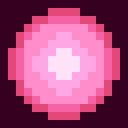
#> input picture test/compression/small_mode_4.png, 16 x 16 px, given in place of overworld.png, which was not available (shown 8 times larger)
$ python make_cf_caged.py out.png
#> lines starting #> are read from the running program, lines starting #| are printed output that depends on the picture; pictures that were not available may be replaced by others from this repository, and a replacement may not be noted
import sys
from PIL import Image
REPO='/home/user/Pokerom-hack'
out=sys.argv[1]
mons=['pikachu','eevee','rattata']
SHIFT=-1
BARS=(8,11,21,24)
# collect mon RGBA frames
frames=[]
for m in mons:
    im=Image.open(f'{REPO}/graphics/pokemon/{m}/overworld.png')
#> im is the input picture: PIL image 16x16 P; mean R, G, B 165.3, 74.4, 121.1
    f=im.crop((0,0,32,32)).convert('RGBA')
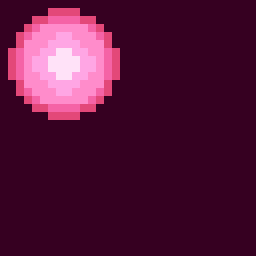
#> f: PIL image 32x32 RGBA (shown 8 times larger); mean R, G, B, A 81.8, 18.6, 55, 255
    pal=im.getpalette()
#> pal = 48 values, max 255 at index 3, min 0 at index 1, mean 122.1
    # index 0 transparent
    src=im.crop((0,0,32,32)).load(); px=f.load()
    for y in range(32):
        for x in range(32):
            if src[x,y]==0: px[x,y]=(0,0,0,0)
    g=Image.new('RGBA',(32,32),(0,0,0,0)); g.paste(f,(0,SHIFT),f)
#> after `g = Image.new('RGBA', (32, 32), (0, 0, 0, 0))`: g: PIL image 32x32 RGBA; every value is 0
#> after `g.paste(f, (0, SHIFT), f)`:
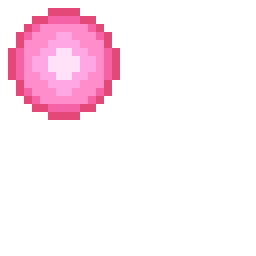
#> f: PIL image 32x32 RGBA (shown 8 times larger); mean R, G, B, A 35.6, 18.6, 26.8, 36.9; transparent parts drawn white
#> after `g.paste(f, (0, SHIFT), f)`:
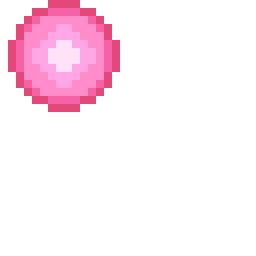
#> g: PIL image 32x32 RGBA (shown 8 times larger); mean R, G, B, A 35.6, 18.6, 26.8, 36.9; transparent parts drawn white
    frames.append(g)
#> pass 2 of the loop `for m in mons:`:
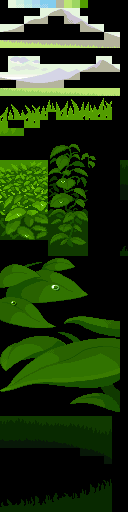
#> input picture test/compression/large_mode_5.png, 128 x 512 px, given in place of overworld.png, which was not available
#> im is the input picture: PIL image 128x512 P; mean R, G, B 32.4, 55, 16.5
#> `f=im.crop((0,0,32,32)).convert('RGBA')`:
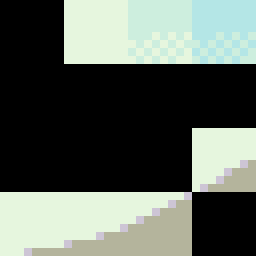
#> f: PIL image 32x32 RGBA (shown 8 times larger); mean R, G, B, A 92.5, 100.6, 92.2, 255
#> pal = 768 values, max 255 at index 17, min 0 at index 0, mean 45.99
#> `g.paste(f, (0, SHIFT), f)`:
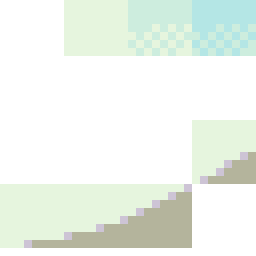
#> g: PIL image 32x32 RGBA (shown 8 times larger); mean R, G, B, A 87.7, 95.1, 87, 105.6; transparent parts drawn white
TRANSP=(152,208,160)
BLACK=(0,0,0)
CAGE_DARK=(48,48,56); CAGE_MID=(112,120,144); CAGE_LIGHT=(192,200,216); CAGE_HI=(232,232,248)
mon_cols=[(248,208,80),(200,160,64),(168,128,64),(112,80,56),(64,48,24),(232,216,176),(216,72,40),(168,128,216),(104,88,152),(56,48,88)]
palette=[TRANSP,CAGE_DARK,CAGE_MID,CAGE_LIGHT,CAGE_HI,BLACK]+mon_cols
assert len(palette)==16
def nearest(c,cands):
    return min(cands,key=lambda i:sum((a-b)**2 for a,b in zip(palette[i],c)))
monidx=[1,3,4]+list(range(5,16))
D,M,L,H=1,2,3,4
def cage_layer():
    c={}
    def put(x,y,v): c[(x,y)]=v
    T=0  # top offset
    # handle ring rows 0..3
    for x in range(14,18): put(x,0,D)
    put(13,1,D);put(18,1,D);put(14,1,H);put(17,1,M)
    for x in range(14,18): put(x,2,D) if x in (14,17) else None
    put(13,2,D);put(18,2,D);put(14,2,L);put(17,2,M)
    for x in range(14,18): put(x,3,D)
    put(15,4,D);put(16,4,D)
    # domed top plate rows 5..8
    for x in range(8,24): put(x,5,D)
    put(7,6,D);put(24,6,D)
    for x in range(8,24): put(x,6,H)
    for x in range(5,27): put(x,7,D)
    for x in range(6,26): put(x,7,L)
    put(7,7,L);put(24,7,L)
    for x in range(4,28): put(x,8,M)
    put(4,8,D);put(27,8,D)
    for x in range(4,28): put(x,9,D)
    # bottom base rows 28..31
    for x in range(3,29): put(x,28,D)
    for x in range(4,28): put(x,29,L)
    for x in range(4,28): put(x,30,M)
    put(3,29,D);put(28,29,D);put(3,30,D);put(28,30,D)
    for x in range(3,29): put(x,31,D)
    # vertical bars rows 10..27
    for y in range(10,28):
        put(4,y,D);put(5,y,L);put(26,y,M);put(27,y,D)
        for bx in BARS:
            put(bx,y,L)
    for bx in BARS:
        put(bx,10,H)
    return c
cage=cage_layer()
sheet=Image.new('P',(32,96),0)
#> sheet: PIL image 32x96 P; every value is 0
sheet.putpalette([v for c in palette for v in c])
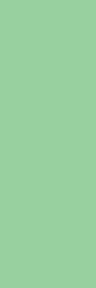
#> sheet: PIL image 32x96 P (shown 3 times larger); mean R, G, B 152, 208, 160
for i,f in enumerate(frames):
    for y in range(32):
        for x in range(32):
            v=0
            p=f.getpixel((x,y))
            if p[3]: v=nearest(p[:3],monidx)
            if (x,y) in cage: v=cage[(x,y)]
            sheet.putpixel((x,y+32*i),v)
#> this loop made 3 passes
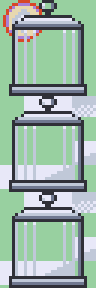
#> sheet: PIL image 32x96 P (shown 3 times larger); mean R, G, B 154, 179, 165.6
sheet.save(out)
big=sheet.convert('RGB').resize((32*8,96*8),Image.NEAREST); big.save(out.replace('.png','_x8.png'))
#> after `big = sheet.convert('RGB').resize((32 * 8, 96 * 8), Image.NEAREST)`:
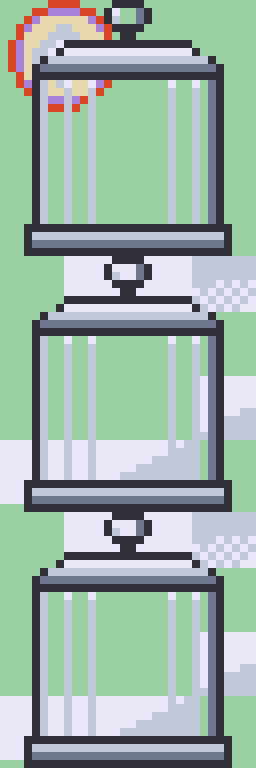
#> big: PIL image 256x768 RGB; mean R, G, B 154, 179, 165.6
print('saved',out)
